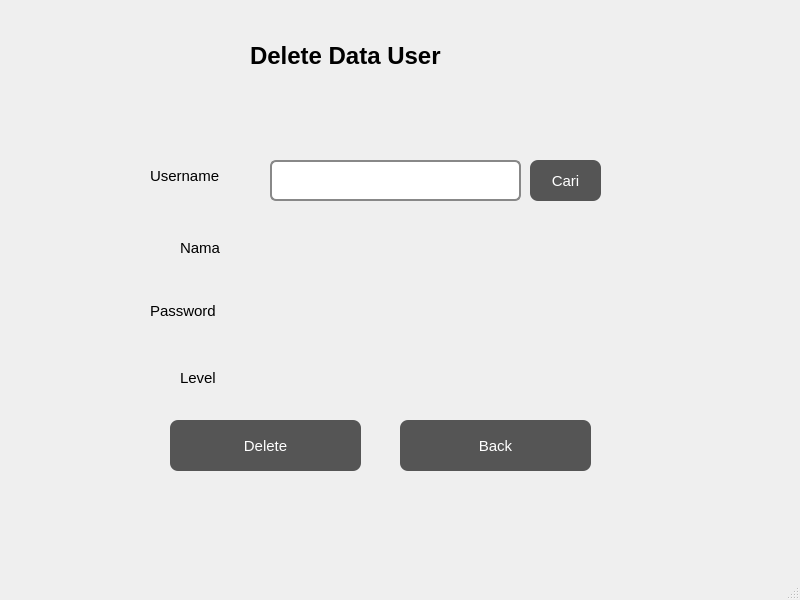
<?xml version="1.0" encoding="UTF-8"?>
<ui version="4.0">
 <class>MainWindow</class>
 <widget class="QMainWindow" name="MainWindow">
  <property name="geometry">
   <rect>
    <x>0</x>
    <y>0</y>
    <width>800</width>
    <height>600</height>
   </rect>
  </property>
  <property name="windowTitle">
   <string>MainWindow</string>
  </property>
  <widget class="QWidget" name="centralwidget">
   <widget class="QLabel" name="label">
    <property name="geometry">
     <rect>
      <x>250</x>
      <y>30</y>
      <width>311</width>
      <height>51</height>
     </rect>
    </property>
    <property name="font">
     <font>
      <pointsize>18</pointsize>
      <weight>75</weight>
      <bold>true</bold>
     </font>
    </property>
    <property name="text">
     <string>Delete Data User</string>
    </property>
   </widget>
   <widget class="QLabel" name="label_3">
    <property name="geometry">
     <rect>
      <x>150</x>
      <y>300</y>
      <width>81</width>
      <height>21</height>
     </rect>
    </property>
    <property name="font">
     <font>
      <pointsize>11</pointsize>
     </font>
    </property>
    <property name="text">
     <string>Password</string>
    </property>
   </widget>
   <widget class="QLabel" name="label_4">
    <property name="geometry">
     <rect>
      <x>150</x>
      <y>160</y>
      <width>81</width>
      <height>31</height>
     </rect>
    </property>
    <property name="font">
     <font>
      <pointsize>11</pointsize>
     </font>
    </property>
    <property name="text">
     <string>Username</string>
    </property>
   </widget>
   <widget class="QLabel" name="label_5">
    <property name="geometry">
     <rect>
      <x>180</x>
      <y>240</y>
      <width>55</width>
      <height>16</height>
     </rect>
    </property>
    <property name="font">
     <font>
      <pointsize>11</pointsize>
     </font>
    </property>
    <property name="text">
     <string>Nama</string>
    </property>
   </widget>
   <widget class="QLabel" name="label_6">
    <property name="geometry">
     <rect>
      <x>180</x>
      <y>370</y>
      <width>55</width>
      <height>16</height>
     </rect>
    </property>
    <property name="font">
     <font>
      <pointsize>11</pointsize>
     </font>
    </property>
    <property name="text">
     <string>Level</string>
    </property>
   </widget>
   <widget class="QPushButton" name="pushButton">
    <property name="geometry">
     <rect>
      <x>530</x>
      <y>160</y>
      <width>71</width>
      <height>41</height>
     </rect>
    </property>
    <property name="font">
     <font>
      <pointsize>11</pointsize>
     </font>
    </property>
    <property name="styleSheet">
     <string notr="true">QPushButton {
    background-color: #555555;
    color: white;
    border-radius: 8px;
    padding: 6px 12px;
}

QPushButton:hover {
    background-color: #666666;
}

QPushButton:pressed {
    background-color: #777777;
}</string>
    </property>
    <property name="text">
     <string>Cari</string>
    </property>
   </widget>
   <widget class="QPushButton" name="pushButton_2">
    <property name="geometry">
     <rect>
      <x>170</x>
      <y>420</y>
      <width>191</width>
      <height>51</height>
     </rect>
    </property>
    <property name="font">
     <font>
      <pointsize>11</pointsize>
     </font>
    </property>
    <property name="styleSheet">
     <string notr="true">QPushButton {
    background-color: #555555;
    color: white;
    border-radius: 8px;
    padding: 6px 12px;
}

QPushButton:hover {
    background-color: #666666;
}

QPushButton:pressed {
    background-color: #777777;
}</string>
    </property>
    <property name="text">
     <string>Delete</string>
    </property>
   </widget>
   <widget class="QLineEdit" name="lineEdit_2">
    <property name="geometry">
     <rect>
      <x>270</x>
      <y>160</y>
      <width>251</width>
      <height>41</height>
     </rect>
    </property>
    <property name="font">
     <font>
      <pointsize>10</pointsize>
     </font>
    </property>
    <property name="styleSheet">
     <string notr="true">QLineEdit {
    background-color: #FFFFFF;
    color: #000000;
    border: 2px solid #888888;
    border-radius: 6px;
    padding: 4px;
}

QLineEdit:focus {
    border: 2px solid #AAAAAA;
}</string>
    </property>
   </widget>
   <widget class="QLabel" name="label_2">
    <property name="geometry">
     <rect>
      <x>270</x>
      <y>230</y>
      <width>331</width>
      <height>41</height>
     </rect>
    </property>
    <property name="font">
     <font>
      <pointsize>10</pointsize>
     </font>
    </property>
    <property name="text">
     <string/>
    </property>
   </widget>
   <widget class="QLabel" name="label_7">
    <property name="geometry">
     <rect>
      <x>270</x>
      <y>290</y>
      <width>331</width>
      <height>41</height>
     </rect>
    </property>
    <property name="font">
     <font>
      <pointsize>10</pointsize>
     </font>
    </property>
    <property name="text">
     <string/>
    </property>
   </widget>
   <widget class="QLabel" name="label_8">
    <property name="geometry">
     <rect>
      <x>270</x>
      <y>350</y>
      <width>331</width>
      <height>41</height>
     </rect>
    </property>
    <property name="font">
     <font>
      <pointsize>10</pointsize>
     </font>
    </property>
    <property name="text">
     <string/>
    </property>
   </widget>
   <widget class="QPushButton" name="pushButton_3">
    <property name="geometry">
     <rect>
      <x>400</x>
      <y>420</y>
      <width>191</width>
      <height>51</height>
     </rect>
    </property>
    <property name="font">
     <font>
      <pointsize>11</pointsize>
     </font>
    </property>
    <property name="styleSheet">
     <string notr="true">QPushButton {
    background-color: #555555;
    color: white;
    border-radius: 8px;
    padding: 6px 12px;
}

QPushButton:hover {
    background-color: #666666;
}

QPushButton:pressed {
    background-color: #777777;
}</string>
    </property>
    <property name="text">
     <string>Back</string>
    </property>
   </widget>
  </widget>
  <widget class="QMenuBar" name="menubar">
   <property name="geometry">
    <rect>
     <x>0</x>
     <y>0</y>
     <width>800</width>
     <height>26</height>
    </rect>
   </property>
  </widget>
  <widget class="QStatusBar" name="statusbar"/>
 </widget>
 <resources/>
 <connections/>
</ui>
